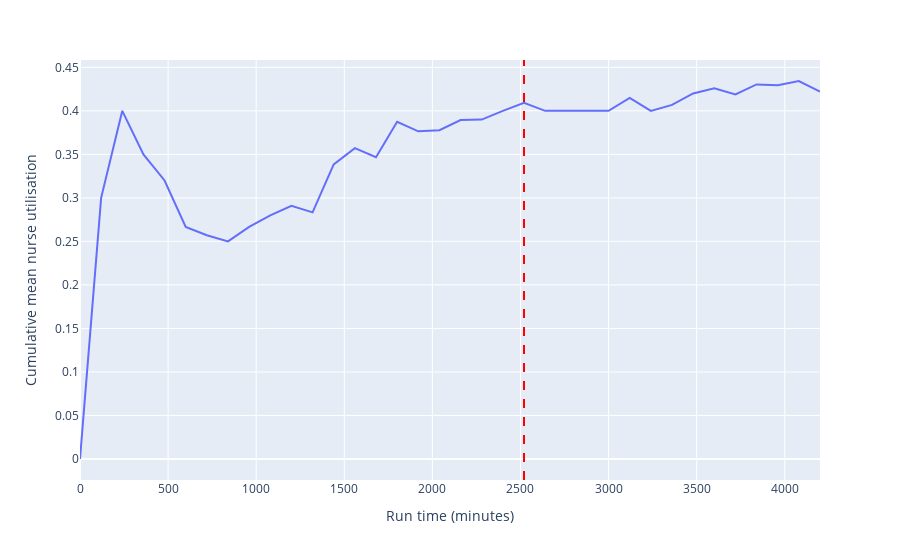
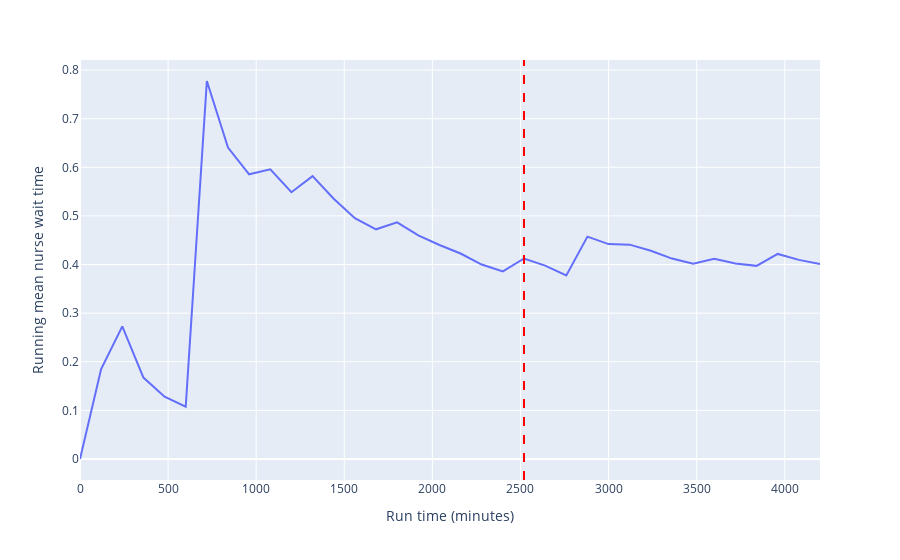

Notebook code for these charts, in order:
### Markdown cell above
Having run the model for three days, it appears to reach a steady state at around 2500 minutes.

### Code cell
time_series_inspection(data_collection_period=1440*3, warm_up=2520)

### Figure 1 — Plotly figure (JSON) as saved in the notebook; plotly's stock layout.template omitted (floating-point values rounded to 4 significant figures)
{"data": [{"hovertemplate": "run=0<br>simulation_time=%{x}<br>value=%{y}<extra></extra>", "legendgroup": "0", "line": {"color": "#636efa", "dash": "solid"}, "marker": {"symbol": "circle"}, "mode": "lines", "name": "0", "orientation": "v", "showlegend": true, "type": "scatter", "x": [0, 120, 240, 360, 480, 600, 720, 840, 960, 1080, 1200, 1320, 1440, 1560, 1680, 1800, 1920, 2040, 2160, 2280, 2400, 2520, 2640, 2760, 2880, 3000, 3120, 3240, 3360, 3480, 3600, 3720, 3840, 3960, 4080, 4200], "xaxis": "x", "y": [0, 0.3, 0.4, 0.35, 0.32, 0.2667, 0.2571, 0.25, 0.2667, 0.28, 0.2909, 0.2833, 0.3385, 0.3571, 0.3467, 0.3875, 0.3765, 0.3778, 0.3895, 0.39, 0.4, 0.4091, 0.4, 0.4, 0.4, 0.4, 0.4148, 0.4, 0.4069, 0.42, 0.4258, 0.4188, 0.4303, 0.4294, 0.4343, 0.4222], "yaxis": "y"}], "layout": {"legend": {"title": {"text": "run"}, "tracegroupgap": 0}, "margin": {"t": 60}, "shapes": [{"line": {"color": "red", "dash": "dash"}, "type": "line", "x0": 2520, "x1": 2520, "xref": "x", "y0": 0, "y1": 1, "yref": "y domain"}], "showlegend": false, "xaxis": {"anchor": "y", "domain": [0, 1], "title": {"text": "Run time (minutes)"}}, "yaxis": {"anchor": "x", "domain": [0, 1], "title": {"text": "Cumulative mean nurse utilisation"}}}}

### Figure 2 — Plotly figure (JSON) as saved in the notebook; plotly's stock layout.template omitted (floating-point values rounded to 4 significant figures)
{"data": [{"hovertemplate": "run=0<br>simulation_time=%{x}<br>value=%{y}<extra></extra>", "legendgroup": "0", "line": {"color": "#636efa", "dash": "solid"}, "marker": {"symbol": "circle"}, "mode": "lines", "name": "0", "orientation": "v", "showlegend": true, "type": "scatter", "x": [0, 120, 240, 360, 480, 600, 720, 840, 960, 1080, 1200, 1320, 1440, 1560, 1680, 1800, 1920, 2040, 2160, 2280, 2400, 2520, 2640, 2760, 2880, 3000, 3120, 3240, 3360, 3480, 3600, 3720, 3840, 3960, 4080, 4200], "xaxis": "x", "y": [0, 0.1851, 0.2729, 0.1675, 0.1282, 0.1076, 0.7775, 0.6405, 0.5855, 0.5957, 0.5487, 0.5818, 0.5354, 0.4955, 0.4725, 0.4868, 0.4602, 0.4401, 0.4227, 0.4, 0.3858, 0.4124, 0.3977, 0.3775, 0.4574, 0.4421, 0.4409, 0.4283, 0.4123, 0.4017, 0.4117, 0.4024, 0.3973, 0.4219, 0.4095, 0.4012], "yaxis": "y"}], "layout": {"legend": {"title": {"text": "run"}, "tracegroupgap": 0}, "margin": {"t": 60}, "shapes": [{"line": {"color": "red", "dash": "dash"}, "type": "line", "x0": 2520, "x1": 2520, "xref": "x", "y0": 0, "y1": 1, "yref": "y domain"}], "showlegend": false, "xaxis": {"anchor": "y", "domain": [0, 1], "title": {"text": "Run time (minutes)"}}, "yaxis": {"anchor": "x", "domain": [0, 1], "title": {"text": "Running mean nurse wait time"}}}}
